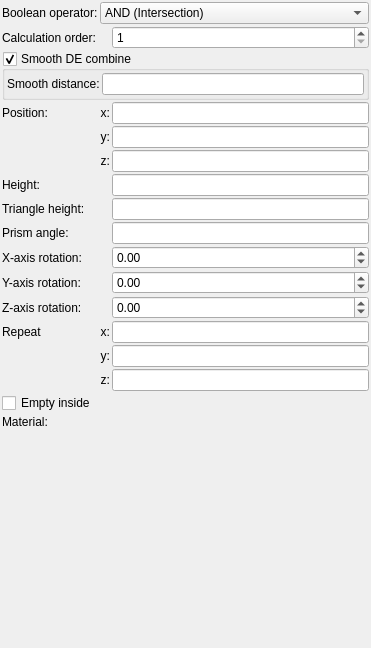
<?xml version="1.0" encoding="UTF-8"?>
<ui version="4.0">
 <class>Form</class>
 <widget class="QWidget" name="Form">
  <property name="geometry">
   <rect>
    <x>0</x>
    <y>0</y>
    <width>371</width>
    <height>648</height>
   </rect>
  </property>
  <property name="windowTitle">
   <string>Form</string>
  </property>
  <layout class="QVBoxLayout" name="verticalLayout">
   <property name="spacing">
    <number>2</number>
   </property>
   <property name="leftMargin">
    <number>2</number>
   </property>
   <property name="topMargin">
    <number>2</number>
   </property>
   <property name="rightMargin">
    <number>2</number>
   </property>
   <property name="bottomMargin">
    <number>2</number>
   </property>
   <item>
    <layout class="QGridLayout" name="gridLayout">
     <property name="spacing">
      <number>2</number>
     </property>
     <item row="14" column="1">
      <widget class="QLabel" name="label_repeat_z_2">
       <property name="text">
        <string>z:</string>
       </property>
       <property name="alignment">
        <set>Qt::AlignRight|Qt::AlignTrailing|Qt::AlignVCenter</set>
       </property>
      </widget>
     </item>
     <item row="3" column="0">
      <widget class="QLabel" name="label_10">
       <property name="text">
        <string>Position:</string>
       </property>
      </widget>
     </item>
     <item row="0" column="0">
      <widget class="QLabel" name="label_21">
       <property name="text">
        <string>Boolean operator:</string>
       </property>
       <property name="wordWrap">
        <bool>true</bool>
       </property>
      </widget>
     </item>
     <item row="13" column="2">
      <widget class="MyLineEdit" name="vect3_repeat_y">
       <property name="sizePolicy">
        <sizepolicy hsizetype="Expanding" vsizetype="Maximum">
         <horstretch>0</horstretch>
         <verstretch>0</verstretch>
        </sizepolicy>
       </property>
      </widget>
     </item>
     <item row="10" column="2">
      <widget class="MyDoubleSpinBox" name="spinboxd3_rotation_y">
       <property name="sizePolicy">
        <sizepolicy hsizetype="Minimum" vsizetype="Maximum">
         <horstretch>0</horstretch>
         <verstretch>0</verstretch>
        </sizepolicy>
       </property>
       <property name="prefix">
        <string/>
       </property>
       <property name="suffix">
        <string/>
       </property>
       <property name="decimals">
        <number>2</number>
       </property>
       <property name="minimum">
        <double>-36000.000000000000000</double>
       </property>
       <property name="maximum">
        <double>36000.000000000000000</double>
       </property>
       <property name="singleStep">
        <double>0.100000000000000</double>
       </property>
      </widget>
     </item>
     <item row="1" column="0">
      <widget class="QLabel" name="label_22">
       <property name="text">
        <string>Calculation order:</string>
       </property>
       <property name="wordWrap">
        <bool>true</bool>
       </property>
      </widget>
     </item>
     <item row="9" column="0">
      <widget class="QLabel" name="label_8">
       <property name="text">
        <string>X-axis rotation:</string>
       </property>
       <property name="wordWrap">
        <bool>true</bool>
       </property>
      </widget>
     </item>
     <item row="11" column="0">
      <widget class="QLabel" name="label_15">
       <property name="text">
        <string>Z-axis rotation:</string>
       </property>
       <property name="wordWrap">
        <bool>true</bool>
       </property>
      </widget>
     </item>
     <item row="16" column="1" colspan="2">
      <widget class="cMaterialSelector" name="materialselector_material_id" native="true">
       <property name="sizePolicy">
        <sizepolicy hsizetype="Preferred" vsizetype="Minimum">
         <horstretch>0</horstretch>
         <verstretch>0</verstretch>
        </sizepolicy>
       </property>
      </widget>
     </item>
     <item row="6" column="2">
      <widget class="MyLineEdit" name="logedit_height">
       <property name="sizePolicy">
        <sizepolicy hsizetype="Expanding" vsizetype="Maximum">
         <horstretch>0</horstretch>
         <verstretch>0</verstretch>
        </sizepolicy>
       </property>
      </widget>
     </item>
     <item row="10" column="0">
      <widget class="QLabel" name="label_9">
       <property name="text">
        <string>Y-axis rotation:</string>
       </property>
       <property name="wordWrap">
        <bool>true</bool>
       </property>
      </widget>
     </item>
     <item row="4" column="1">
      <widget class="QLabel" name="label_12">
       <property name="text">
        <string>y:</string>
       </property>
       <property name="alignment">
        <set>Qt::AlignRight|Qt::AlignTrailing|Qt::AlignVCenter</set>
       </property>
      </widget>
     </item>
     <item row="3" column="1">
      <widget class="QLabel" name="label_11">
       <property name="text">
        <string>x:</string>
       </property>
       <property name="alignment">
        <set>Qt::AlignRight|Qt::AlignTrailing|Qt::AlignVCenter</set>
       </property>
      </widget>
     </item>
     <item row="7" column="2">
      <widget class="MyLineEdit" name="logedit_trangle_height">
       <property name="sizePolicy">
        <sizepolicy hsizetype="Expanding" vsizetype="Maximum">
         <horstretch>0</horstretch>
         <verstretch>0</verstretch>
        </sizepolicy>
       </property>
      </widget>
     </item>
     <item row="2" column="0" colspan="3">
      <widget class="MyGroupBox" name="groupCheck_smooth_de_combine_enable">
       <property name="title">
        <string>Smooth DE combine</string>
       </property>
       <property name="checkable">
        <bool>true</bool>
       </property>
       <layout class="QGridLayout" name="gridLayout_4">
        <property name="leftMargin">
         <number>2</number>
        </property>
        <property name="topMargin">
         <number>2</number>
        </property>
        <property name="rightMargin">
         <number>2</number>
        </property>
        <property name="bottomMargin">
         <number>2</number>
        </property>
        <property name="spacing">
         <number>2</number>
        </property>
        <item row="0" column="0">
         <widget class="QLabel" name="label_306">
          <property name="text">
           <string>Smooth distance:</string>
          </property>
          <property name="wordWrap">
           <bool>true</bool>
          </property>
         </widget>
        </item>
        <item row="0" column="1">
         <widget class="MyLineEdit" name="logedit_smooth_de_combine_distance">
          <property name="sizePolicy">
           <sizepolicy hsizetype="Expanding" vsizetype="Maximum">
            <horstretch>0</horstretch>
            <verstretch>0</verstretch>
           </sizepolicy>
          </property>
         </widget>
        </item>
       </layout>
      </widget>
     </item>
     <item row="12" column="1">
      <widget class="QLabel" name="label_repeat_x_2">
       <property name="text">
        <string>x:</string>
       </property>
       <property name="alignment">
        <set>Qt::AlignRight|Qt::AlignTrailing|Qt::AlignVCenter</set>
       </property>
      </widget>
     </item>
     <item row="3" column="2">
      <widget class="MyLineEdit" name="vect3_position_x">
       <property name="sizePolicy">
        <sizepolicy hsizetype="Expanding" vsizetype="Maximum">
         <horstretch>0</horstretch>
         <verstretch>0</verstretch>
        </sizepolicy>
       </property>
      </widget>
     </item>
     <item row="12" column="0">
      <widget class="QLabel" name="label_2">
       <property name="text">
        <string>Repeat</string>
       </property>
      </widget>
     </item>
     <item row="5" column="2">
      <widget class="MyLineEdit" name="vect3_position_z">
       <property name="sizePolicy">
        <sizepolicy hsizetype="Expanding" vsizetype="Maximum">
         <horstretch>0</horstretch>
         <verstretch>0</verstretch>
        </sizepolicy>
       </property>
      </widget>
     </item>
     <item row="14" column="2">
      <widget class="MyLineEdit" name="vect3_repeat_z">
       <property name="sizePolicy">
        <sizepolicy hsizetype="Expanding" vsizetype="Maximum">
         <horstretch>0</horstretch>
         <verstretch>0</verstretch>
        </sizepolicy>
       </property>
      </widget>
     </item>
     <item row="16" column="0">
      <widget class="QLabel" name="label_20">
       <property name="text">
        <string>Material:</string>
       </property>
      </widget>
     </item>
     <item row="12" column="2">
      <widget class="MyLineEdit" name="vect3_repeat_x">
       <property name="sizePolicy">
        <sizepolicy hsizetype="Expanding" vsizetype="Maximum">
         <horstretch>0</horstretch>
         <verstretch>0</verstretch>
        </sizepolicy>
       </property>
      </widget>
     </item>
     <item row="6" column="0">
      <widget class="QLabel" name="label_14">
       <property name="text">
        <string>Height:</string>
       </property>
      </widget>
     </item>
     <item row="9" column="2">
      <widget class="MyDoubleSpinBox" name="spinboxd3_rotation_x">
       <property name="sizePolicy">
        <sizepolicy hsizetype="Minimum" vsizetype="Maximum">
         <horstretch>0</horstretch>
         <verstretch>0</verstretch>
        </sizepolicy>
       </property>
       <property name="prefix">
        <string/>
       </property>
       <property name="suffix">
        <string/>
       </property>
       <property name="decimals">
        <number>2</number>
       </property>
       <property name="minimum">
        <double>-36000.000000000000000</double>
       </property>
       <property name="maximum">
        <double>36000.000000000000000</double>
       </property>
       <property name="singleStep">
        <double>0.100000000000000</double>
       </property>
      </widget>
     </item>
     <item row="1" column="2">
      <widget class="MySpinBox" name="spinboxInt_calculation_order">
       <property name="sizePolicy">
        <sizepolicy hsizetype="Minimum" vsizetype="Maximum">
         <horstretch>0</horstretch>
         <verstretch>0</verstretch>
        </sizepolicy>
       </property>
       <property name="toolTip">
        <string>&lt;html&gt;&lt;head/&gt;&lt;body&gt;&lt;p&gt;Order of calculation boolean operators. Object with lower number will be calculated first.&lt;/p&gt;&lt;/body&gt;&lt;/html&gt;</string>
       </property>
       <property name="minimum">
        <number>1</number>
       </property>
       <property name="maximum">
        <number>9999</number>
       </property>
      </widget>
     </item>
     <item row="5" column="1">
      <widget class="QLabel" name="label_13">
       <property name="text">
        <string>z:</string>
       </property>
       <property name="alignment">
        <set>Qt::AlignRight|Qt::AlignTrailing|Qt::AlignVCenter</set>
       </property>
      </widget>
     </item>
     <item row="13" column="1">
      <widget class="QLabel" name="label_repeat_y_2">
       <property name="text">
        <string>y:</string>
       </property>
       <property name="alignment">
        <set>Qt::AlignRight|Qt::AlignTrailing|Qt::AlignVCenter</set>
       </property>
      </widget>
     </item>
     <item row="7" column="0">
      <widget class="QLabel" name="label_16">
       <property name="text">
        <string>Triangle height:</string>
       </property>
      </widget>
     </item>
     <item row="15" column="0" colspan="3">
      <widget class="MyCheckBox" name="checkBox_empty">
       <property name="sizePolicy">
        <sizepolicy hsizetype="Minimum" vsizetype="Maximum">
         <horstretch>0</horstretch>
         <verstretch>0</verstretch>
        </sizepolicy>
       </property>
       <property name="text">
        <string>Empty inside</string>
       </property>
      </widget>
     </item>
     <item row="4" column="2">
      <widget class="MyLineEdit" name="vect3_position_y">
       <property name="sizePolicy">
        <sizepolicy hsizetype="Expanding" vsizetype="Maximum">
         <horstretch>0</horstretch>
         <verstretch>0</verstretch>
        </sizepolicy>
       </property>
      </widget>
     </item>
     <item row="0" column="1" colspan="2">
      <widget class="MyComboBox" name="comboBox_boolean_operator">
       <property name="sizePolicy">
        <sizepolicy hsizetype="Preferred" vsizetype="Preferred">
         <horstretch>0</horstretch>
         <verstretch>0</verstretch>
        </sizepolicy>
       </property>
       <item>
        <property name="text">
         <string>AND (Intersection)</string>
        </property>
       </item>
       <item>
        <property name="text">
         <string>OR (Union)</string>
        </property>
       </item>
       <item>
        <property name="text">
         <string>SUB (Complement)</string>
        </property>
       </item>
       <item>
        <property name="text">
         <string>rev SUB (B-A)</string>
        </property>
       </item>
      </widget>
     </item>
     <item row="11" column="2">
      <widget class="MyDoubleSpinBox" name="spinboxd3_rotation_z">
       <property name="sizePolicy">
        <sizepolicy hsizetype="Minimum" vsizetype="Maximum">
         <horstretch>0</horstretch>
         <verstretch>0</verstretch>
        </sizepolicy>
       </property>
       <property name="prefix">
        <string/>
       </property>
       <property name="suffix">
        <string/>
       </property>
       <property name="decimals">
        <number>2</number>
       </property>
       <property name="minimum">
        <double>-36000.000000000000000</double>
       </property>
       <property name="maximum">
        <double>36000.000000000000000</double>
       </property>
       <property name="singleStep">
        <double>0.100000000000000</double>
       </property>
      </widget>
     </item>
     <item row="8" column="0">
      <widget class="QLabel" name="label_17">
       <property name="text">
        <string>Prism angle:</string>
       </property>
      </widget>
     </item>
     <item row="8" column="2">
      <widget class="MyLineEdit" name="logedit_prism_angle">
       <property name="sizePolicy">
        <sizepolicy hsizetype="Expanding" vsizetype="Maximum">
         <horstretch>0</horstretch>
         <verstretch>0</verstretch>
        </sizepolicy>
       </property>
      </widget>
     </item>
    </layout>
   </item>
   <item>
    <spacer name="verticalSpacer">
     <property name="orientation">
      <enum>Qt::Vertical</enum>
     </property>
     <property name="sizeHint" stdset="0">
      <size>
       <width>20</width>
       <height>40</height>
      </size>
     </property>
    </spacer>
   </item>
  </layout>
 </widget>
 <customwidgets>
  <customwidget>
   <class>MyDoubleSpinBox</class>
   <extends>QDoubleSpinBox</extends>
   <header>my_double_spin_box.h</header>
  </customwidget>
  <customwidget>
   <class>MyCheckBox</class>
   <extends>QCheckBox</extends>
   <header>my_check_box.h</header>
  </customwidget>
  <customwidget>
   <class>MyLineEdit</class>
   <extends>QLineEdit</extends>
   <header>my_line_edit.h</header>
  </customwidget>
  <customwidget>
   <class>cMaterialSelector</class>
   <extends>QWidget</extends>
   <header>material_selector.h</header>
   <container>1</container>
  </customwidget>
  <customwidget>
   <class>MyComboBox</class>
   <extends>QComboBox</extends>
   <header>my_combo_box.h</header>
  </customwidget>
  <customwidget>
   <class>MySpinBox</class>
   <extends>QSpinBox</extends>
   <header>my_spin_box.h</header>
  </customwidget>
  <customwidget>
   <class>MyGroupBox</class>
   <extends>QGroupBox</extends>
   <header>my_group_box.h</header>
   <container>1</container>
  </customwidget>
 </customwidgets>
 <tabstops>
  <tabstop>vect3_position_x</tabstop>
  <tabstop>vect3_position_y</tabstop>
  <tabstop>vect3_position_z</tabstop>
  <tabstop>logedit_height</tabstop>
  <tabstop>logedit_trangle_height</tabstop>
  <tabstop>spinboxd3_rotation_x</tabstop>
  <tabstop>spinboxd3_rotation_y</tabstop>
  <tabstop>spinboxd3_rotation_z</tabstop>
  <tabstop>vect3_repeat_x</tabstop>
  <tabstop>vect3_repeat_y</tabstop>
  <tabstop>vect3_repeat_z</tabstop>
  <tabstop>checkBox_empty</tabstop>
 </tabstops>
 <resources/>
 <connections/>
</ui>
